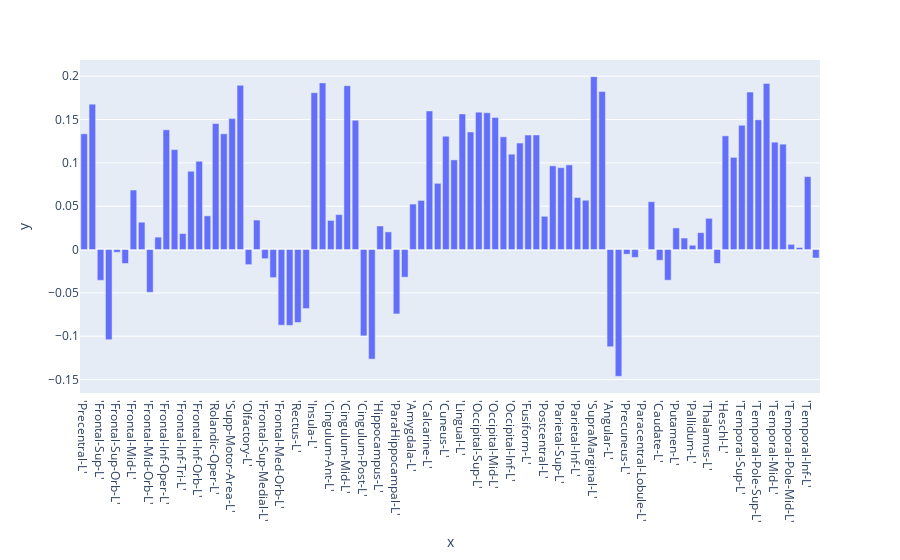
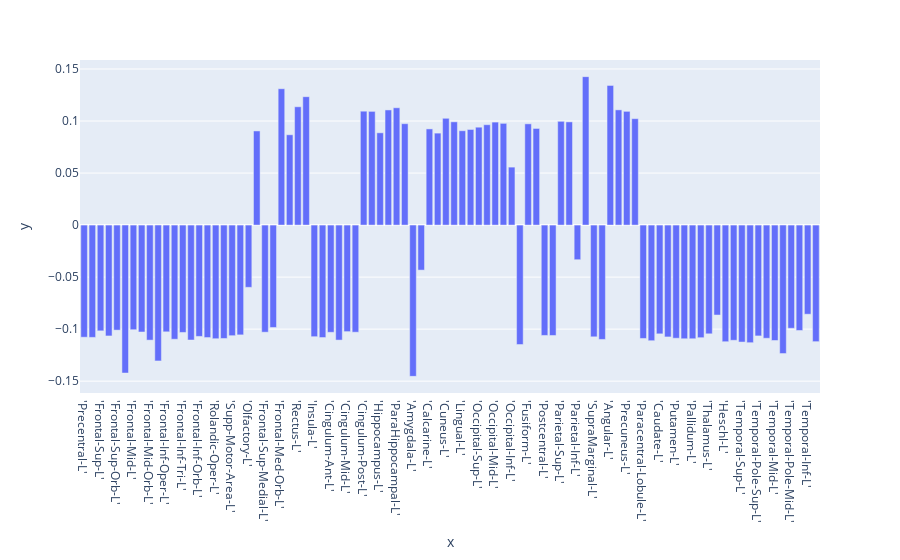
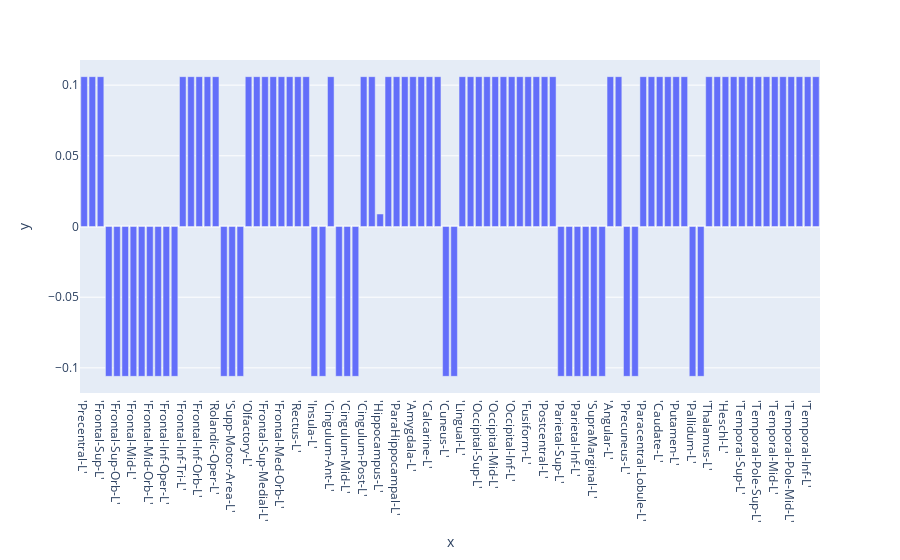
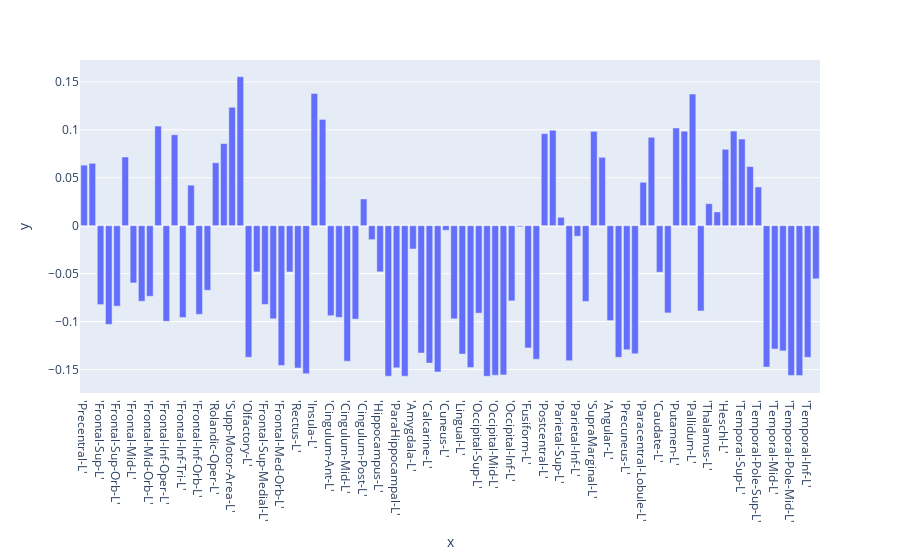

These figures' notebook cell, in order:
### Code cell
import pandas as pd
labels = pd.read_csv("AALlabels.csv")
label=labels['labels'].values
import plotly.express as px
for model in range(K):
    print(f"Model {model}: Pi = {pi_est[model]} , kappa = {kappa_est[model]}")
    fig = px.bar(y=mu_est[:,model].detach().numpy(),x=label)
    #fig.update_layout(width=300)
    fig.show()

### Figure 1 — Plotly figure (JSON) as saved in the notebook; plotly's stock layout.template omitted (floating-point values rounded to 4 significant figures)
{"data": [{"alignmentgroup": "True", "hovertemplate": "x=%{x}<br>y=%{y}<extra></extra>", "legendgroup": "", "marker": {"color": "#636efa", "pattern": {"shape": ""}}, "name": "", "offsetgroup": "", "orientation": "v", "showlegend": false, "textposition": "auto", "type": "bar", "x": ["'Precentral-L'", "'Precentral-R'", "'Frontal-Sup-L'", "'Frontal-Sup-R'", "'Frontal-Sup-Orb-L'", "'Frontal-Sup-Orb-R'", "'Frontal-Mid-L'", "'Frontal-Mid-R'", "'Frontal-Mid-Orb-L'", "'Frontal-Mid-Orb-R'", "'Frontal-Inf-Oper-L'", "'Frontal-Inf-Oper-R'", "'Frontal-Inf-Tri-L'", "'Frontal-Inf-Tri-R'", "'Frontal-Inf-Orb-L'", "'Frontal-Inf-Orb-R'", "'Rolandic-Oper-L'", "'Rolandic-Oper-R'", "'Supp-Motor-Area-L'", "'Supp-Motor-Area-R'", "'Olfactory-L'", "'Olfactory-R'", "'Frontal-Sup-Medial-L'", "'Frontal-Sup-Medial-R'", "'Frontal-Med-Orb-L'", "'Frontal-Med-Orb-R'", "'Rectus-L'", "'Rectus-R'", "'Insula-L'", "'Insula-R'", "'Cingulum-Ant-L'", "'Cingulum-Ant-R'", "'Cingulum-Mid-L'", "'Cingulum-Mid-R'", "'Cingulum-Post-L'", "'Cingulum-Post-R'", "'Hippocampus-L'", "'Hippocampus-R'", "'ParaHippocampal-L'", "'ParaHippocampal-R'", "'Amygdala-L'", "'Amygdala-R'", "'Calcarine-L'", "'Calcarine-R'", "'Cuneus-L'", "'Cuneus-R'", "'Lingual-L'", "'Lingual-R'", "'Occipital-Sup-L'", "'Occipital-Sup-R'", "'Occipital-Mid-L'", "'Occipital-Mid-R'", "'Occipital-Inf-L'", "'Occipital-Inf-R'", "'Fusiform-L'", "'Fusiform-R'", "'Postcentral-L'", "'Postcentral-R'", "'Parietal-Sup-L'", "'Parietal-Sup-R'", "'Parietal-Inf-L'", "'Parietal-Inf-R'", "'SupraMarginal-L'", "'SupraMarginal-R'", "'Angular-L'", "'Angular-R'", "'Precuneus-L'", "'Precuneus-R'", "'Paracentral-Lobule-L'", "'Paracentral-Lobule-R'", "'Caudate-L'", "'Caudate-R'", "'Putamen-L'", "'Putamen-R'", "'Pallidum-L'", "'Pallidum-R'", "'Thalamus-L'", "'Thalamus-R'", "'Heschl-L'", "'Heschl-R'", "'Temporal-Sup-L'", "'Temporal-Sup-R'", "'Temporal-Pole-Sup-L'", "'Temporal-Pole-Sup-R'", "'Temporal-Mid-L'", "'Temporal-Mid-R'", "'Temporal-Pole-Mid-L'", "'Temporal-Pole-Mid-R'", "'Temporal-Inf-L'", "'Temporal-Inf-R'"], "xaxis": "x", "y": [0.1335, 0.1678, -0.03551, -0.104, -0.0032, -0.0161, 0.06862, 0.03153, -0.0493, 0.01435, 0.1381, 0.1153, 0.01843, 0.09033, 0.1018, 0.03887, 0.1453, 0.1335, 0.1511, 0.1895, -0.01739, 0.03401, -0.01051, -0.03238, -0.0873, -0.0875, -0.08414, -0.06807, 0.181, 0.1923, 0.03358, 0.04035, 0.189, 0.1491, -0.09953, -0.1264, 0.02716, 0.02035, -0.07428, -0.03188, 0.05247, 0.05663, 0.1599, 0.0764, 0.1307, 0.1034, 0.1565, 0.1356, 0.1585, 0.1578, 0.1524, 0.13, 0.11, 0.1229, 0.1321, 0.1322, 0.03835, 0.09652, 0.09448, 0.09764, 0.06001, 0.05686, 0.1995, 0.1824, -0.1121, -0.1463, -0.005356, -0.009057, 0.0003214, 0.05517, -0.01235, -0.03535, 0.02494, 0.01325, 0.004937, 0.01947, 0.036, -0.01602, 0.1312, 0.1064, 0.1434, 0.1816, 0.1497, 0.1916, 0.1239, 0.1216, 0.005988, 0.002309, 0.08416, -0.009759], "yaxis": "y"}], "layout": {"barmode": "relative", "legend": {"tracegroupgap": 0}, "margin": {"t": 60}, "xaxis": {"anchor": "y", "domain": [0, 1], "title": {"text": "x"}}, "yaxis": {"anchor": "x", "domain": [0, 1], "title": {"text": "y"}}}}

### Figure 2 — Plotly figure (JSON) as saved in the notebook; plotly's stock layout.template omitted (floating-point values rounded to 4 significant figures)
{"data": [{"alignmentgroup": "True", "hovertemplate": "x=%{x}<br>y=%{y}<extra></extra>", "legendgroup": "", "marker": {"color": "#636efa", "pattern": {"shape": ""}}, "name": "", "offsetgroup": "", "orientation": "v", "showlegend": false, "textposition": "auto", "type": "bar", "x": ["'Precentral-L'", "'Precentral-R'", "'Frontal-Sup-L'", "'Frontal-Sup-R'", "'Frontal-Sup-Orb-L'", "'Frontal-Sup-Orb-R'", "'Frontal-Mid-L'", "'Frontal-Mid-R'", "'Frontal-Mid-Orb-L'", "'Frontal-Mid-Orb-R'", "'Frontal-Inf-Oper-L'", "'Frontal-Inf-Oper-R'", "'Frontal-Inf-Tri-L'", "'Frontal-Inf-Tri-R'", "'Frontal-Inf-Orb-L'", "'Frontal-Inf-Orb-R'", "'Rolandic-Oper-L'", "'Rolandic-Oper-R'", "'Supp-Motor-Area-L'", "'Supp-Motor-Area-R'", "'Olfactory-L'", "'Olfactory-R'", "'Frontal-Sup-Medial-L'", "'Frontal-Sup-Medial-R'", "'Frontal-Med-Orb-L'", "'Frontal-Med-Orb-R'", "'Rectus-L'", "'Rectus-R'", "'Insula-L'", "'Insula-R'", "'Cingulum-Ant-L'", "'Cingulum-Ant-R'", "'Cingulum-Mid-L'", "'Cingulum-Mid-R'", "'Cingulum-Post-L'", "'Cingulum-Post-R'", "'Hippocampus-L'", "'Hippocampus-R'", "'ParaHippocampal-L'", "'ParaHippocampal-R'", "'Amygdala-L'", "'Amygdala-R'", "'Calcarine-L'", "'Calcarine-R'", "'Cuneus-L'", "'Cuneus-R'", "'Lingual-L'", "'Lingual-R'", "'Occipital-Sup-L'", "'Occipital-Sup-R'", "'Occipital-Mid-L'", "'Occipital-Mid-R'", "'Occipital-Inf-L'", "'Occipital-Inf-R'", "'Fusiform-L'", "'Fusiform-R'", "'Postcentral-L'", "'Postcentral-R'", "'Parietal-Sup-L'", "'Parietal-Sup-R'", "'Parietal-Inf-L'", "'Parietal-Inf-R'", "'SupraMarginal-L'", "'SupraMarginal-R'", "'Angular-L'", "'Angular-R'", "'Precuneus-L'", "'Precuneus-R'", "'Paracentral-Lobule-L'", "'Paracentral-Lobule-R'", "'Caudate-L'", "'Caudate-R'", "'Putamen-L'", "'Putamen-R'", "'Pallidum-L'", "'Pallidum-R'", "'Thalamus-L'", "'Thalamus-R'", "'Heschl-L'", "'Heschl-R'", "'Temporal-Sup-L'", "'Temporal-Sup-R'", "'Temporal-Pole-Sup-L'", "'Temporal-Pole-Sup-R'", "'Temporal-Mid-L'", "'Temporal-Mid-R'", "'Temporal-Pole-Mid-L'", "'Temporal-Pole-Mid-R'", "'Temporal-Inf-L'", "'Temporal-Inf-R'"], "xaxis": "x", "y": [-0.1078, -0.1079, -0.1016, -0.1065, -0.101, -0.1422, -0.1006, -0.1027, -0.1106, -0.1305, -0.1026, -0.1097, -0.1032, -0.1105, -0.107, -0.1081, -0.1092, -0.109, -0.1063, -0.1055, -0.05982, 0.09047, -0.1029, -0.09839, 0.131, 0.08678, 0.1137, 0.1234, -0.1073, -0.1081, -0.103, -0.1105, -0.1024, -0.1029, 0.1094, 0.1093, 0.08867, 0.1107, 0.1127, 0.09743, -0.1454, -0.04328, 0.09241, 0.08837, 0.1026, 0.09923, 0.09066, 0.09189, 0.09407, 0.09646, 0.09897, 0.09776, 0.0557, -0.1148, 0.09731, 0.09286, -0.1061, -0.1061, 0.09971, 0.09917, -0.03327, 0.1426, -0.1074, -0.1099, 0.1342, 0.1107, 0.1093, 0.1023, -0.109, -0.1111, -0.1045, -0.1075, -0.1087, -0.1092, -0.1092, -0.1082, -0.1045, -0.08645, -0.1121, -0.1107, -0.1124, -0.113, -0.1065, -0.1088, -0.1109, -0.1235, -0.09917, -0.1013, -0.08566, -0.112], "yaxis": "y"}], "layout": {"barmode": "relative", "legend": {"tracegroupgap": 0}, "margin": {"t": 60}, "xaxis": {"anchor": "y", "domain": [0, 1], "title": {"text": "x"}}, "yaxis": {"anchor": "x", "domain": [0, 1], "title": {"text": "y"}}}}

### Figure 3 — Plotly figure (JSON) as saved in the notebook; plotly's stock layout.template omitted (floating-point values rounded to 4 significant figures)
{"data": [{"alignmentgroup": "True", "hovertemplate": "x=%{x}<br>y=%{y}<extra></extra>", "legendgroup": "", "marker": {"color": "#636efa", "pattern": {"shape": ""}}, "name": "", "offsetgroup": "", "orientation": "v", "showlegend": false, "textposition": "auto", "type": "bar", "x": ["'Precentral-L'", "'Precentral-R'", "'Frontal-Sup-L'", "'Frontal-Sup-R'", "'Frontal-Sup-Orb-L'", "'Frontal-Sup-Orb-R'", "'Frontal-Mid-L'", "'Frontal-Mid-R'", "'Frontal-Mid-Orb-L'", "'Frontal-Mid-Orb-R'", "'Frontal-Inf-Oper-L'", "'Frontal-Inf-Oper-R'", "'Frontal-Inf-Tri-L'", "'Frontal-Inf-Tri-R'", "'Frontal-Inf-Orb-L'", "'Frontal-Inf-Orb-R'", "'Rolandic-Oper-L'", "'Rolandic-Oper-R'", "'Supp-Motor-Area-L'", "'Supp-Motor-Area-R'", "'Olfactory-L'", "'Olfactory-R'", "'Frontal-Sup-Medial-L'", "'Frontal-Sup-Medial-R'", "'Frontal-Med-Orb-L'", "'Frontal-Med-Orb-R'", "'Rectus-L'", "'Rectus-R'", "'Insula-L'", "'Insula-R'", "'Cingulum-Ant-L'", "'Cingulum-Ant-R'", "'Cingulum-Mid-L'", "'Cingulum-Mid-R'", "'Cingulum-Post-L'", "'Cingulum-Post-R'", "'Hippocampus-L'", "'Hippocampus-R'", "'ParaHippocampal-L'", "'ParaHippocampal-R'", "'Amygdala-L'", "'Amygdala-R'", "'Calcarine-L'", "'Calcarine-R'", "'Cuneus-L'", "'Cuneus-R'", "'Lingual-L'", "'Lingual-R'", "'Occipital-Sup-L'", "'Occipital-Sup-R'", "'Occipital-Mid-L'", "'Occipital-Mid-R'", "'Occipital-Inf-L'", "'Occipital-Inf-R'", "'Fusiform-L'", "'Fusiform-R'", "'Postcentral-L'", "'Postcentral-R'", "'Parietal-Sup-L'", "'Parietal-Sup-R'", "'Parietal-Inf-L'", "'Parietal-Inf-R'", "'SupraMarginal-L'", "'SupraMarginal-R'", "'Angular-L'", "'Angular-R'", "'Precuneus-L'", "'Precuneus-R'", "'Paracentral-Lobule-L'", "'Paracentral-Lobule-R'", "'Caudate-L'", "'Caudate-R'", "'Putamen-L'", "'Putamen-R'", "'Pallidum-L'", "'Pallidum-R'", "'Thalamus-L'", "'Thalamus-R'", "'Heschl-L'", "'Heschl-R'", "'Temporal-Sup-L'", "'Temporal-Sup-R'", "'Temporal-Pole-Sup-L'", "'Temporal-Pole-Sup-R'", "'Temporal-Mid-L'", "'Temporal-Mid-R'", "'Temporal-Pole-Mid-L'", "'Temporal-Pole-Mid-R'", "'Temporal-Inf-L'", "'Temporal-Inf-R'"], "xaxis": "x", "y": [0.106, 0.106, 0.106, -0.106, -0.106, -0.106, -0.106, -0.106, -0.106, -0.106, -0.106, -0.106, 0.106, 0.106, 0.106, 0.106, 0.106, -0.106, -0.106, -0.106, 0.106, 0.106, 0.106, 0.106, 0.106, 0.106, 0.106, 0.106, -0.106, -0.106, 0.106, -0.106, -0.106, -0.106, 0.106, 0.106, 0.008847, 0.106, 0.106, 0.106, 0.106, 0.106, 0.106, 0.106, -0.106, -0.106, 0.106, 0.106, 0.106, 0.106, 0.106, 0.106, 0.106, 0.106, 0.106, 0.106, 0.106, 0.106, -0.106, -0.106, -0.106, -0.106, -0.106, -0.106, 0.106, 0.106, -0.106, -0.106, 0.106, 0.106, 0.106, 0.106, 0.106, 0.106, -0.106, -0.106, 0.106, 0.106, 0.106, 0.106, 0.106, 0.106, 0.106, 0.106, 0.106, 0.106, 0.106, 0.106, 0.106, 0.106], "yaxis": "y"}], "layout": {"barmode": "relative", "legend": {"tracegroupgap": 0}, "margin": {"t": 60}, "xaxis": {"anchor": "y", "domain": [0, 1], "title": {"text": "x"}}, "yaxis": {"anchor": "x", "domain": [0, 1], "title": {"text": "y"}}}}

### Figure 4 — Plotly figure (JSON) as saved in the notebook; plotly's stock layout.template omitted (floating-point values rounded to 4 significant figures)
{"data": [{"alignmentgroup": "True", "hovertemplate": "x=%{x}<br>y=%{y}<extra></extra>", "legendgroup": "", "marker": {"color": "#636efa", "pattern": {"shape": ""}}, "name": "", "offsetgroup": "", "orientation": "v", "showlegend": false, "textposition": "auto", "type": "bar", "x": ["'Precentral-L'", "'Precentral-R'", "'Frontal-Sup-L'", "'Frontal-Sup-R'", "'Frontal-Sup-Orb-L'", "'Frontal-Sup-Orb-R'", "'Frontal-Mid-L'", "'Frontal-Mid-R'", "'Frontal-Mid-Orb-L'", "'Frontal-Mid-Orb-R'", "'Frontal-Inf-Oper-L'", "'Frontal-Inf-Oper-R'", "'Frontal-Inf-Tri-L'", "'Frontal-Inf-Tri-R'", "'Frontal-Inf-Orb-L'", "'Frontal-Inf-Orb-R'", "'Rolandic-Oper-L'", "'Rolandic-Oper-R'", "'Supp-Motor-Area-L'", "'Supp-Motor-Area-R'", "'Olfactory-L'", "'Olfactory-R'", "'Frontal-Sup-Medial-L'", "'Frontal-Sup-Medial-R'", "'Frontal-Med-Orb-L'", "'Frontal-Med-Orb-R'", "'Rectus-L'", "'Rectus-R'", "'Insula-L'", "'Insula-R'", "'Cingulum-Ant-L'", "'Cingulum-Ant-R'", "'Cingulum-Mid-L'", "'Cingulum-Mid-R'", "'Cingulum-Post-L'", "'Cingulum-Post-R'", "'Hippocampus-L'", "'Hippocampus-R'", "'ParaHippocampal-L'", "'ParaHippocampal-R'", "'Amygdala-L'", "'Amygdala-R'", "'Calcarine-L'", "'Calcarine-R'", "'Cuneus-L'", "'Cuneus-R'", "'Lingual-L'", "'Lingual-R'", "'Occipital-Sup-L'", "'Occipital-Sup-R'", "'Occipital-Mid-L'", "'Occipital-Mid-R'", "'Occipital-Inf-L'", "'Occipital-Inf-R'", "'Fusiform-L'", "'Fusiform-R'", "'Postcentral-L'", "'Postcentral-R'", "'Parietal-Sup-L'", "'Parietal-Sup-R'", "'Parietal-Inf-L'", "'Parietal-Inf-R'", "'SupraMarginal-L'", "'SupraMarginal-R'", "'Angular-L'", "'Angular-R'", "'Precuneus-L'", "'Precuneus-R'", "'Paracentral-Lobule-L'", "'Paracentral-Lobule-R'", "'Caudate-L'", "'Caudate-R'", "'Putamen-L'", "'Putamen-R'", "'Pallidum-L'", "'Pallidum-R'", "'Thalamus-L'", "'Thalamus-R'", "'Heschl-L'", "'Heschl-R'", "'Temporal-Sup-L'", "'Temporal-Sup-R'", "'Temporal-Pole-Sup-L'", "'Temporal-Pole-Sup-R'", "'Temporal-Mid-L'", "'Temporal-Mid-R'", "'Temporal-Pole-Mid-L'", "'Temporal-Pole-Mid-R'", "'Temporal-Inf-L'", "'Temporal-Inf-R'"], "xaxis": "x", "y": [0.06315, 0.06505, -0.08229, -0.1029, -0.08389, 0.07161, -0.05967, -0.07881, -0.0736, 0.1039, -0.09967, 0.09482, -0.09572, 0.04226, -0.09246, -0.06731, 0.06563, 0.08563, 0.1235, 0.1554, -0.1373, -0.0482, -0.08205, -0.09707, -0.1458, -0.0483, -0.1484, -0.1544, 0.1379, 0.1108, -0.09387, -0.09556, -0.1412, -0.09741, 0.02785, -0.01451, -0.04813, -0.1569, -0.1482, -0.1569, -0.02428, -0.1328, -0.1433, -0.1525, -0.004758, -0.09708, -0.1339, -0.148, -0.09116, -0.1571, -0.1559, -0.1556, -0.07839, -0.001125, -0.1275, -0.1392, 0.09597, 0.09948, 0.008749, -0.1407, -0.011, -0.07898, 0.09839, 0.07131, -0.09895, -0.1372, -0.1294, -0.1336, 0.04527, 0.09223, -0.04853, -0.09094, 0.1019, 0.0985, 0.1373, -0.08891, 0.02297, 0.01433, 0.07967, 0.09868, 0.09034, 0.06165, 0.04038, -0.1474, -0.1286, -0.1305, -0.1561, -0.1563, -0.1373, -0.05536], "yaxis": "y"}], "layout": {"barmode": "relative", "legend": {"tracegroupgap": 0}, "margin": {"t": 60}, "xaxis": {"anchor": "y", "domain": [0, 1], "title": {"text": "x"}}, "yaxis": {"anchor": "x", "domain": [0, 1], "title": {"text": "y"}}}}
